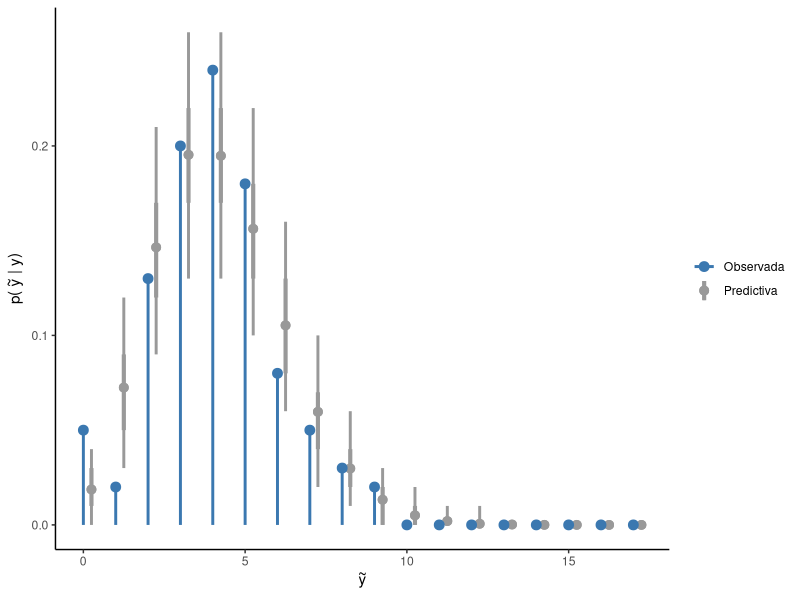

Reproduce this figure in R.
## ---- chunk 1
#| code-fold: true
#| code-summary: "Código para simular datos"
library(ggplot2)

# Simulacion de datos observados
lambda <- 4
y <- rpois(100, lambda)

# Simulacion de muestras predictivas a posteriori
y_rep <- matrix(rpois(100 * 2000, lambda), nrow = 100)

# Definición de intervalos para obtener conteos con 'hist'
breaks <- 0:max(y_rep + 1) - 0.5

# Frecuencia relativa observada
y_obs <- hist(y, plot = FALSE, breaks = breaks)$counts
y_obs <- y_obs / sum(y_obs)

# Frecuencia relativa predictiva
props <- apply(y_rep, 2, function(x) {
  counts <- hist(x, plot = FALSE, breaks = breaks)$counts
  counts / sum(counts)
})

# Obtencion de media y bandas
y_mean <- apply(props, 1, mean)
lower_90 <- apply(props, 1, quantile, 0.05)
upper_90 <- apply(props, 1, quantile, 0.95)
lower_50 <- apply(props, 1, quantile, 0.25)
upper_50 <- apply(props, 1, quantile, 0.75)

# Preparacion de datos para el gráfico
df <- data.frame(
  x = 0:max(y_rep),
  y_obs = y_obs,
  y_mean = y_mean,
  lower_90 = lower_90,
  upper_90 = upper_90,
  lower_50 = lower_50,
  upper_50 = upper_50
)
## ---- chunk 2
#| code-fold: true
#| code-summary: "Código para generar el gráfico"
#| fig-width: 8
#| fig-height: 4.5
#| fig-align: center
ggplot(df) +
  geom_pointrange(
    aes(x = x + 0.25, y = y_mean, ymin = lower_90, ymax = upper_90, color = "Predictiva"), 
    size = 0.5,
    linewidth = 1,
  ) +
  geom_pointrange(
    aes(x = x + 0.25, y = y_mean, ymin = lower_50, ymax = upper_50, color = "Predictiva"), 
    size = 0.5,
    linewidth = 1.4,
  ) +
  geom_segment(
    aes(x = x, xend = x, y = 0, yend = y_obs, color = "Observada"),
    linewidth = 1
  ) +
  geom_point(aes(x = x, y = y_obs, color = "Observada"), size = 3) +
  scale_color_manual(
    values = c("Observada" = "#3b78b0", "Predictiva" = "grey60"),
    name = NULL
  ) +
  labs(x = expression(tilde(y)), y = expression("p("~tilde(y)~"| y)")) + 
  theme_classic()
